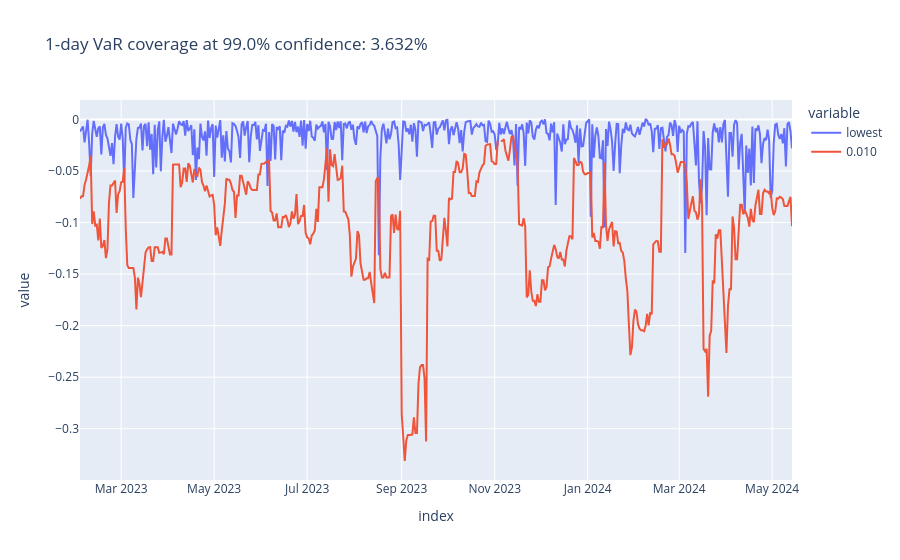

This figure's notebook cell:
### Code cell
plot_coverage(df_var_partial, "0.010")

### Figure 1 — Plotly figure (JSON) as saved in the notebook; plotly's stock layout.template omitted (floating-point values rounded to 4 significant figures; data arrays with more than 128 entries replaced by an {"elided": "..."} marker saying what was removed)
{"data": [{"hovertemplate": "variable=lowest<br>index=%{x}<br>value=%{y}<extra></extra>", "legendgroup": "lowest", "line": {"color": "#636efa", "dash": "solid"}, "marker": {"symbol": "circle"}, "mode": "lines", "name": "lowest", "orientation": "v", "showlegend": true, "type": "scatter", "x": {"elided": "468 str values"}, "xaxis": "x", "y": {"elided": "468 float values"}, "yaxis": "y"}, {"hovertemplate": "variable=0.010<br>index=%{x}<br>value=%{y}<extra></extra>", "legendgroup": "0.010", "line": {"color": "#EF553B", "dash": "solid"}, "marker": {"symbol": "circle"}, "mode": "lines", "name": "0.010", "orientation": "v", "showlegend": true, "type": "scatter", "x": {"elided": "468 str values"}, "xaxis": "x", "y": {"elided": "468 float values"}, "yaxis": "y"}], "layout": {"legend": {"title": {"text": "variable"}, "tracegroupgap": 0}, "title": {"text": "1-day VaR coverage at 99.0% confidence: 3.632%"}, "xaxis": {"anchor": "y", "domain": [0, 1], "title": {"text": "index"}}, "yaxis": {"anchor": "x", "domain": [0, 1], "title": {"text": "value"}}}}
